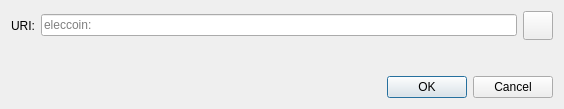
<?xml version="1.0" encoding="UTF-8"?>
<ui version="4.0">
 <class>OpenURIDialog</class>
 <widget class="QDialog" name="OpenURIDialog">
  <property name="geometry">
   <rect>
    <x>0</x>
    <y>0</y>
    <width>564</width>
    <height>109</height>
   </rect>
  </property>
  <property name="windowTitle">
   <string>Open eleccoin URI</string>
  </property>
  <layout class="QVBoxLayout" name="verticalLayout">
   <item>
    <layout class="QHBoxLayout" name="horizontalLayout">
     <item>
      <widget class="QLabel" name="label">
       <property name="text">
        <string>URI:</string>
       </property>
      </widget>
     </item>
     <item>
      <widget class="QValidatedLineEdit" name="uriEdit">
       <property name="placeholderText">
        <string notr="true">eleccoin:</string>
       </property>
      </widget>
     </item>
     <item>
      <widget class="QToolButton" name="pasteButton">
       <property name="toolTip">
        <string extracomment="Tooltip text for button that allows you to paste an address that is in your clipboard.">Paste address from clipboard</string>
       </property>
       <property name="text">
        <string/>
       </property>
       <property name="icon">
        <iconset resource="../eleccoin.qrc">
         <normaloff>:/icons/editpaste</normaloff>:/icons/editpaste
        </iconset>
       </property>
       <property name="iconSize">
        <size>
         <width>22</width>
         <height>22</height>
        </size>
       </property>
      </widget>
     </item>
    </layout>
   </item>
   <item>
    <spacer name="verticalSpacer">
     <property name="orientation">
      <enum>Qt::Vertical</enum>
     </property>
     <property name="sizeHint" stdset="0">
      <size>
       <width>20</width>
       <height>40</height>
      </size>
     </property>
    </spacer>
   </item>
   <item>
    <widget class="QDialogButtonBox" name="buttonBox">
     <property name="orientation">
      <enum>Qt::Horizontal</enum>
     </property>
     <property name="standardButtons">
      <set>QDialogButtonBox::Cancel|QDialogButtonBox::Ok</set>
     </property>
    </widget>
   </item>
  </layout>
 </widget>
 <customwidgets>
  <customwidget>
   <class>QValidatedLineEdit</class>
   <extends>QLineEdit</extends>
   <header>qt/qvalidatedlineedit.h</header>
  </customwidget>
 </customwidgets>
 <resources/>
 <connections>
  <connection>
   <sender>buttonBox</sender>
   <signal>accepted()</signal>
   <receiver>OpenURIDialog</receiver>
   <slot>accept()</slot>
   <hints>
    <hint type="sourcelabel">
     <x>248</x>
     <y>254</y>
    </hint>
    <hint type="destinationlabel">
     <x>157</x>
     <y>274</y>
    </hint>
   </hints>
  </connection>
  <connection>
   <sender>buttonBox</sender>
   <signal>rejected()</signal>
   <receiver>OpenURIDialog</receiver>
   <slot>reject()</slot>
   <hints>
    <hint type="sourcelabel">
     <x>316</x>
     <y>260</y>
    </hint>
    <hint type="destinationlabel">
     <x>286</x>
     <y>274</y>
    </hint>
   </hints>
  </connection>
 </connections>
</ui>
